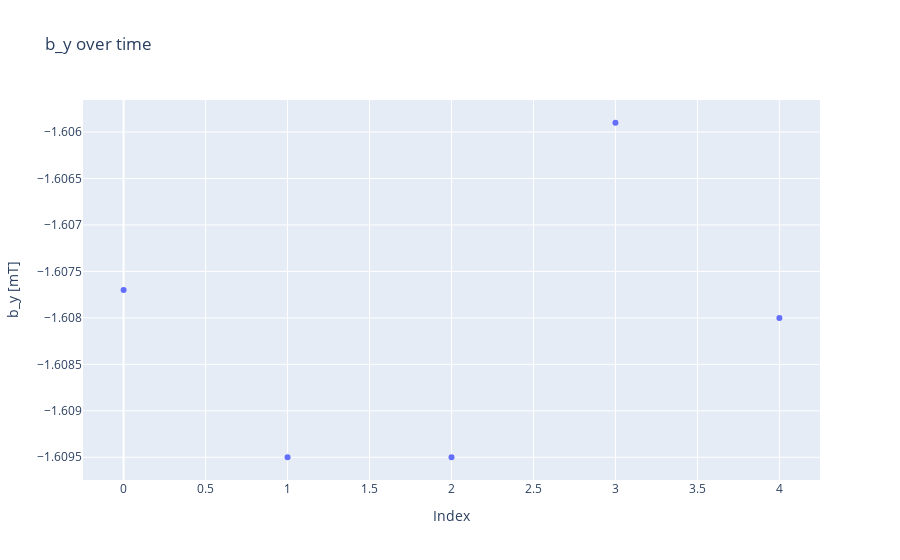

Notebook source saved alongside this figure:
### Code cell
measuredby = go.Scatter(x=index, y=by7, mode='markers')
layoutby = go.Layout(title='b_y over time')
figby = go.Figure(data=[measuredby], layout=layoutby)
figby.update_yaxes(scaleanchor='y')
figby.update_layout(
    xaxis_title="Index",
    yaxis_title="b_y [mT]"
)
figby.show()

### Figure 1 — Plotly figure (JSON) as saved in the notebook; plotly's stock layout.template omitted (floating-point values rounded to 4 significant figures)
{"data": [{"mode": "markers", "type": "scatter", "x": [0, 1, 2, 3, 4], "y": [-1.608, -1.609, -1.609, -1.606, -1.608]}], "layout": {"title": {"text": "b_y over time"}, "xaxis": {"title": {"text": "Index"}}, "yaxis": {"scaleanchor": "y", "title": {"text": "b_y [mT]"}}}}
